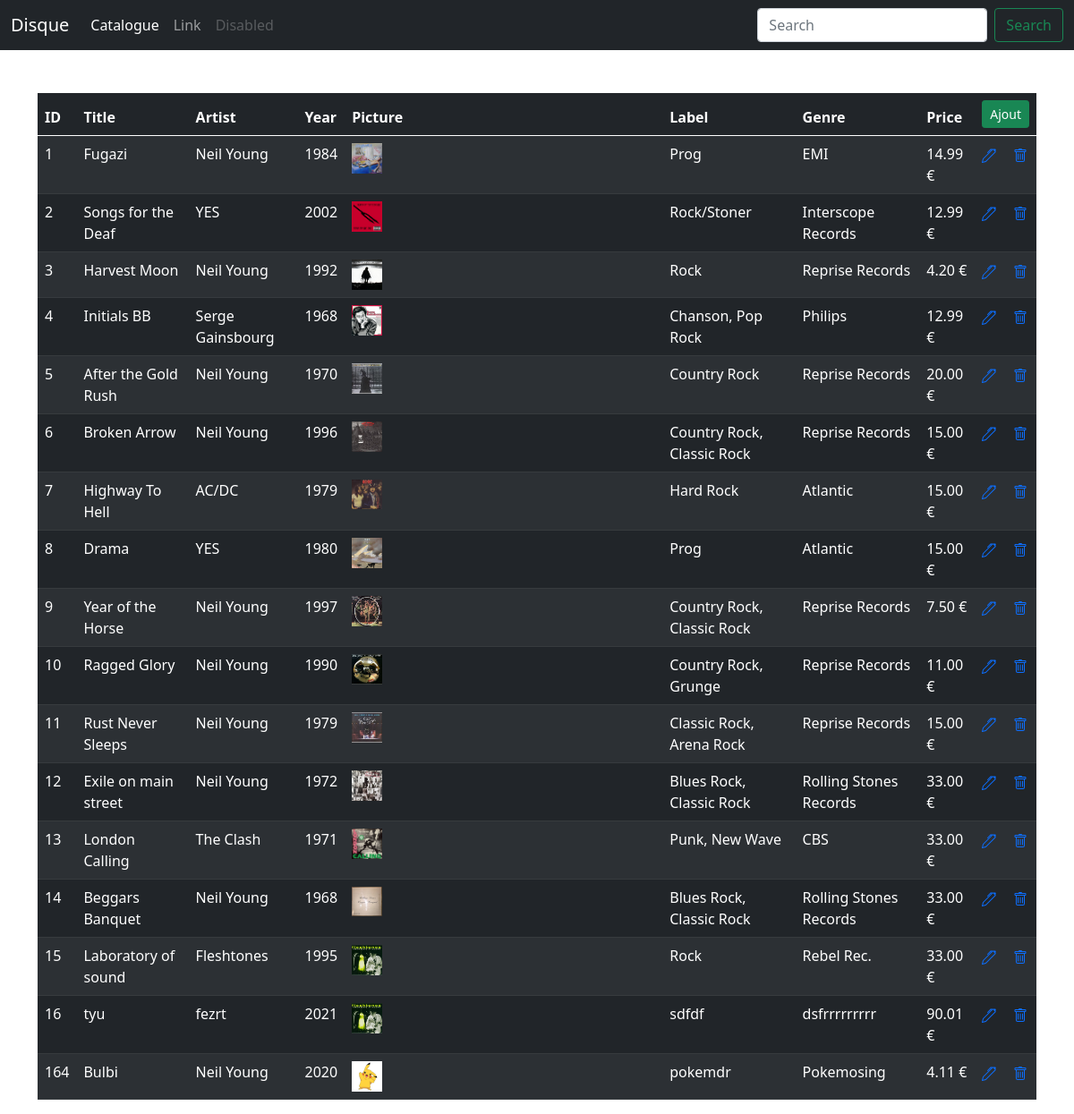
The page /Discs/index on the database its author committed.
### tables this page shows
CREATE TABLE IF NOT EXISTS `disc` (
  `id` int(11) NOT NULL AUTO_INCREMENT,
  `disc_title` varchar(255) DEFAULT NULL,
  `disc_year` int(11) DEFAULT NULL,
  `disc_picture` varchar(255) DEFAULT NULL,
  `disc_label` varchar(255) DEFAULT NULL,
  `disc_genre` varchar(255) DEFAULT NULL,
  `disc_price` decimal(6,2) DEFAULT NULL,
  `artist_id` int(11) DEFAULT NULL,
  PRIMARY KEY (`id`) USING BTREE,
  KEY `FK_disc_artist` (`artist_id`),
  CONSTRAINT `FK_disc_artist` FOREIGN KEY (`artist_id`) REFERENCES `artist` (`id`)
);

CREATE TABLE IF NOT EXISTS `artist` (
  `id` int(11) NOT NULL AUTO_INCREMENT,
  `artist_name` varchar(255) DEFAULT NULL,
  `artist_url` varchar(255) DEFAULT NULL,
  PRIMARY KEY (`id`) USING BTREE
);

### app/AbstractController.php (called while the page is built, shortened)
<?php
abstract class AbstractController
{
    public function loadModel(string $model)
    {
        return new $model();
    }
    public function render(string $file, array $data = [])
    {
        extract($data);
        require_once(ROOT . '/views/' . strtolower(get_class($this)) . '/' . $file . '.php');
        $content = ob_get_clean();
        require_once(ROOT . '/views/layout/default.php');
    }
}

### controllers/Discs.php (called while the page is built, shortened)
<?php
class Discs extends AbstractController
{
    public function index()
    {
        $disque = $this->loadModel('disc');
        $diqueList = $disque->getDiscInformations();
        $this->render('index', ['Discs' => $diqueList]);
    }
}

### app/Model.php (called while the page is built, shortened)
<?php
abstract class Model
{
    private string $host = 'localhost:3306';
    private string $user = 'root';
    private string $password = '80010';
    private string $dbname = 'record';
    public function getConnection()
    {
        try {
            $this->_con = new PDO('mysql:host=' . $this->host . ';dbname=' . $this->dbname, $this->user, $this->password);
        } catch (PDOException $exception) {
            echo 'Erreur :' . $exception->getMessage();
        }
    }
}

### model/disc.php (called while the page is built, shortened)
<?php
class disc extends DiscsEntity
{
    public function __construct()
    {
        $this->table = 'disc';
    }
    public function getDiscInformations(): array
    {
        $query = 'SELECT ' . $this->table . '.`id`, `disc_title`, `disc_year`,`artist_name`, `disc_picture` , `disc_label` , `disc_genre`,`disc_price`,`artist_id` FROM ' . $this->table . ' INNER JOIN `artist` ON ' . $this->table . '.`artist_id` = `artist`.`id`';
        $result = $this->_con->prepare($query);
        $result->execute();
        return $result->fetchAll(PDO::FETCH_OBJ);
    }
}

### views/discs/index.php (the view, shortened to what this page needs)
<div class="container">
    <div class="row">
        <div class="col-sm-12 mt-5">
            <table class="table table-dark table-hover table-striped">
                <thead>
                <tr>
                    <th>ID</th>
                    <th>Title</th>
                    <th>Artist</th>
                    <th>Year</th>
                    <th>Picture</th>
                    <th>Label</th>
                    <th>Genre</th>
                    <th>Price</th>
                    <th colspan="2">
                        <a href="/discs/addDisc" title="Ajout d'un disque" class="btn btn-success btn-sm">Ajout</a>
                    </th>
                </tr>
                </thead>
                <tbody>
                <?php
                foreach ($Discs as $disc) {
                    ?>
                    <tr>
                        <td><?= $disc->id ?></td>
                        <td><?= $disc->disc_title ?></td>
                        <td><?= $disc->artist_name ?></td>
                        <td><?= $disc->disc_year?></td>
                        <td><img src= '/assets/IMG/<?php  echo $disc->disc_picture; ?>' width="10%" />  </td>                      <td><?= $disc->disc_genre ?> </td>
                        <td><?= $disc->disc_label ?> </td>
                        <td><?= $disc->disc_price ?> €</td>
                        <td>
                            <a href="/Discs/updateDisc/<?= $disc->id ?>">
                            </a>
                        </td>
                        <td>
                            <a href="/Discs/delDisc" data-bs-toggle="modal"
                               data-bs-target="#delModal<?= $disc->id ?>">
                            </a>
                        </td>
                    </tr>
                    <?php
                }
                ?>
                </tbody>
            </table>
        </div>
    </div>
</div>

### index.php (shortened to what this page needs)
<?php
require_once(ROOT . '/app/Model.php');
require_once(ROOT . '/app/AbstractController.php');
$uri = $_SERVER['REQUEST_URI'];
$params = explode('/', $uri);
if ($params[1] != '') {
    $controller = ucfirst($params[1]);
    $action = isset($params[2]) ? $params[2] : 'index';
    if (file_exists(ROOT . '/controllers/' . $controller . '.php')) {
        $controller = new $controller();
        if (method_exists($controller, $action)) {
            unset($params[0]);
            unset($params[1]);
            unset($params[2]);
            call_user_func_array([$controller, $action], $params);
        } else {
            http_response_code(404);
            echo 'La méthode demandée n\'existe pas';
        }
    } else {
        http_response_code(404);
        echo 'La page demandée n\'existe pas';
    }
} else {
    header('Location: \Home\homePage');
}

### views/layout/default.php (shortened to what this page needs)
<!doctype html>
<html lang="en">
<head>
    <link href="https://cdn.jsdelivr.net/npm/bootstrap@5.0.0-beta2/dist/css/bootstrap.min.css" rel="stylesheet">
    <link rel="stylesheet" href="../../assets/css/style.css">
</head>
<body>
<nav class="navbar navbar-expand-lg navbar-dark bg-dark">
    <div class="container-fluid">
        <a class="navbar-brand" href="#">Disque</a>
        <div class="collapse navbar-collapse" id="navbarSupportedContent">
            <ul class="navbar-nav me-auto mb-2 mb-lg-0">
                <li class="nav-item">
                    <a class="nav-link active" aria-current="page" href="/Discs/index">Catalogue</a>
                </li>
                <li class="nav-item">
                    <a class="nav-link" href="#">Link</a>
                </li>
                <li class="nav-item">
                    <a class="nav-link disabled" href="#" tabindex="-1" aria-disabled="true">Disabled</a>
                </li>
            </ul>
            <form class="d-flex">
                <input class="form-control me-2" type="search" placeholder="Search" aria-label="Search">
                <button class="btn btn-outline-success" type="submit">Search</button>
            </form>
        </div>
    </div>
</nav>
<?= $content ?>
</body>
</html>

### rows shown on the page
disc: id "1", disc_title "Fugazi", artist.artist_name "Neil Young", disc_year "1984", disc_picture (picture), disc_genre "Prog", disc_label "EMI", disc_price "14.99"
disc: id "2", disc_title "Songs for the Deaf", artist.artist_name "YES", disc_year "2002", disc_picture (picture), disc_genre "Rock/Stoner", disc_label "Interscope Records", disc_price "12.99"
disc: id "3", disc_title "Harvest Moon", artist.artist_name "Neil Young", disc_year "1992", disc_picture (picture), disc_genre "Rock", disc_label "Reprise Records", disc_price "4.20"
disc: id "4", disc_title "Initials BB", artist.artist_name "Serge Gainsbourg", disc_year "1968", disc_picture (picture), disc_genre "Chanson, Pop Rock", disc_label "Philips", disc_price "12.99"
disc: id "5", disc_title "After the Gold Rush", artist.artist_name "Neil Young", disc_year "1970", disc_picture (picture), disc_genre "Country Rock", disc_label "Reprise Records", disc_price "20.00"
disc: id "6", disc_title "Broken Arrow", artist.artist_name "Neil Young", disc_year "1996", disc_picture (picture), disc_genre "Country Rock, Classic Rock", disc_label "Reprise Records", disc_price "15.00"
disc: id "7", disc_title "Highway To Hell", artist.artist_name "AC/DC", disc_year "1979", disc_picture (picture), disc_genre "Hard Rock", disc_label "Atlantic", disc_price "15.00"
disc: id "8", disc_title "Drama", artist.artist_name "YES", disc_year "1980", disc_picture (picture), disc_genre "Prog", disc_label "Atlantic", disc_price "15.00"
disc: id "9", disc_title "Year of the Horse", artist.artist_name "Neil Young", disc_year "1997", disc_picture (picture), disc_genre "Country Rock, Classic Rock", disc_label "Reprise Records", disc_price "7.50"
disc: id "10", disc_title "Ragged Glory", artist.artist_name "Neil Young", disc_year "1990", disc_picture (picture), disc_genre "Country Rock, Grunge", disc_label "Reprise Records", disc_price "11.00"
disc: id "11", disc_title "Rust Never Sleeps", artist.artist_name "Neil Young", disc_year "1979", disc_picture (picture), disc_genre "Classic Rock, Arena Rock", disc_label "Reprise Records", disc_price "15.00"
disc: id "12", disc_title "Exile on main street", artist.artist_name "Neil Young", disc_year "1972", disc_picture (picture), disc_genre "Blues Rock, Classic Rock", disc_label "Rolling Stones Records", disc_price "33.00"
disc: id "13", disc_title "London Calling", artist.artist_name "The Clash", disc_year "1971", disc_picture (picture), disc_genre "Punk, New Wave", disc_label "CBS", disc_price "33.00"
disc: id "14", disc_title "Beggars Banquet", artist.artist_name "Neil Young", disc_year "1968", disc_picture (picture), disc_genre "Blues Rock, Classic Rock", disc_label "Rolling Stones Records", disc_price "33.00"
disc: id "15", disc_title "Laboratory of sound", artist.artist_name "Fleshtones", disc_year "1995", disc_picture (picture), disc_genre "Rock", disc_label "Rebel Rec.", disc_price "33.00"
disc: id "16", disc_title "tyu", artist.artist_name "fezrt", disc_year "2021", disc_picture (picture), disc_genre "sdfdf", disc_label "dsfrrrrrrrrr", disc_price "90.01"
disc: id "164", disc_title "Bulbi", artist.artist_name "Neil Young", disc_year "2020", disc_picture (picture), disc_genre "pokemdr", disc_label "Pokemosing", disc_price "4.11"
